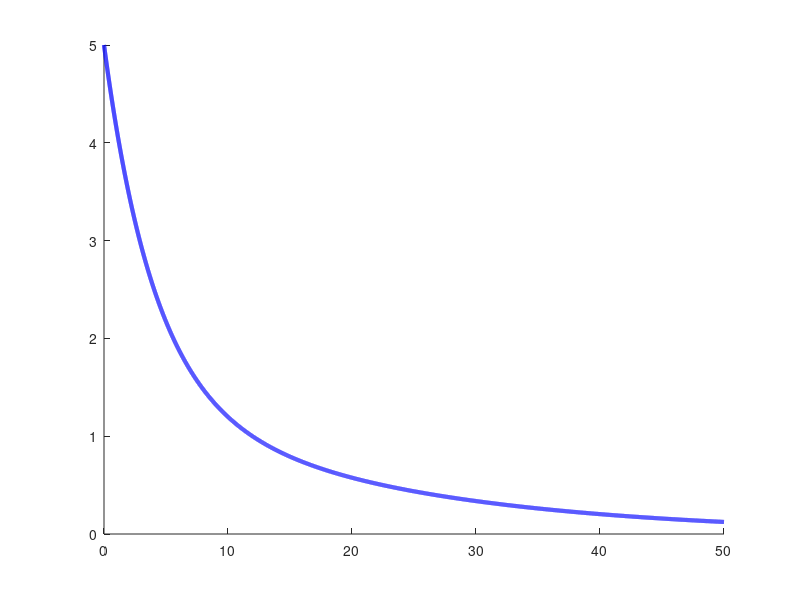

Here is the MATLAB script that generated this plot:
x = linspace(0, 50, 10000);
y = exp(-0.15*x).*(5 * cosh(0.1*x) - 2*sinh(0.1*x));

figure
hold on
#axis([0, 50, -5, 5])
#set(gca,'XTick',[-2*pi, -pi, 0 , pi, 2*pi])
#set(gca,'XTicklabel', {'-2$\pi$ ' '-$\pi$' '0'  '$\pi$' '2$\pi$'} )
#set(gca, 'fontsize', 30)
#set(gca,'YTick',[-10, 0, 10])
#set(gca, "xgrid", "on")
grid off
plot(x,y, 'linewidth', 3, 'color', 'blue')
print('OverDamped.tex','-dtex');
